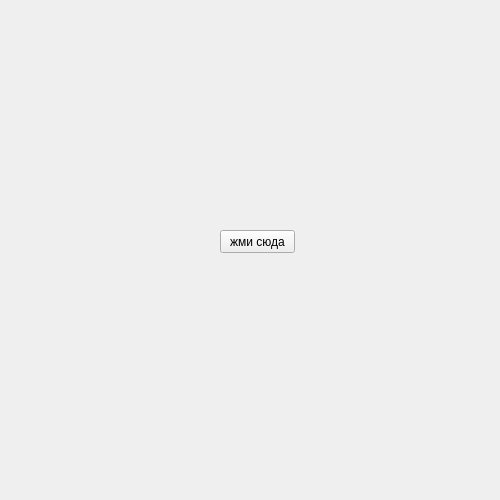
<?xml version="1.0" encoding="UTF-8"?>
<ui version="4.0">
 <class>Form</class>
 <widget class="QWidget" name="Form">
  <property name="geometry">
   <rect>
    <x>0</x>
    <y>0</y>
    <width>500</width>
    <height>500</height>
   </rect>
  </property>
  <property name="windowTitle">
   <string>Form</string>
  </property>
  <widget class="QPushButton" name="pushButton">
   <property name="geometry">
    <rect>
     <x>220</x>
     <y>230</y>
     <width>75</width>
     <height>23</height>
    </rect>
   </property>
   <property name="text">
    <string>жми сюда</string>
   </property>
  </widget>
 </widget>
 <resources/>
 <connections/>
</ui>
